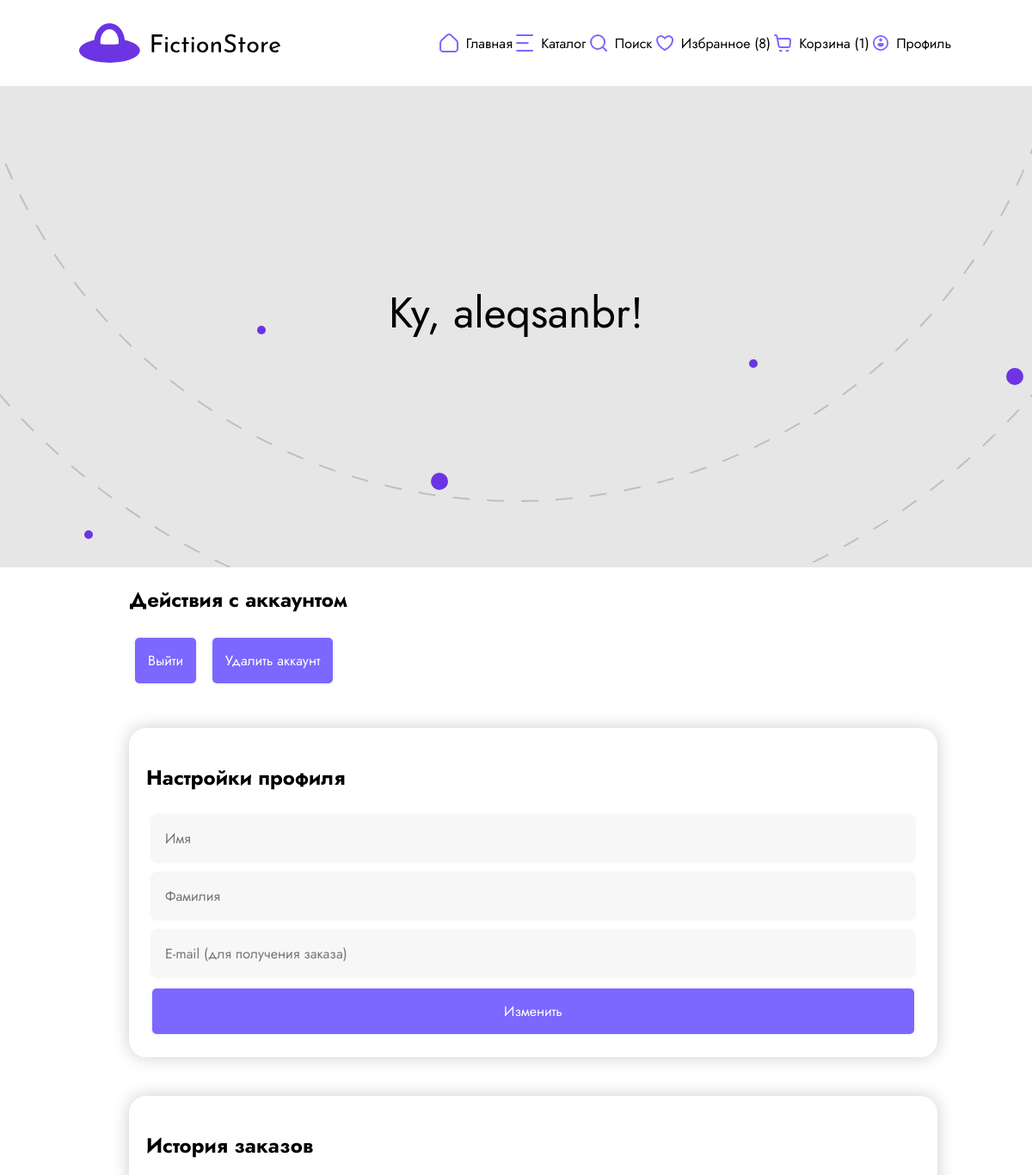
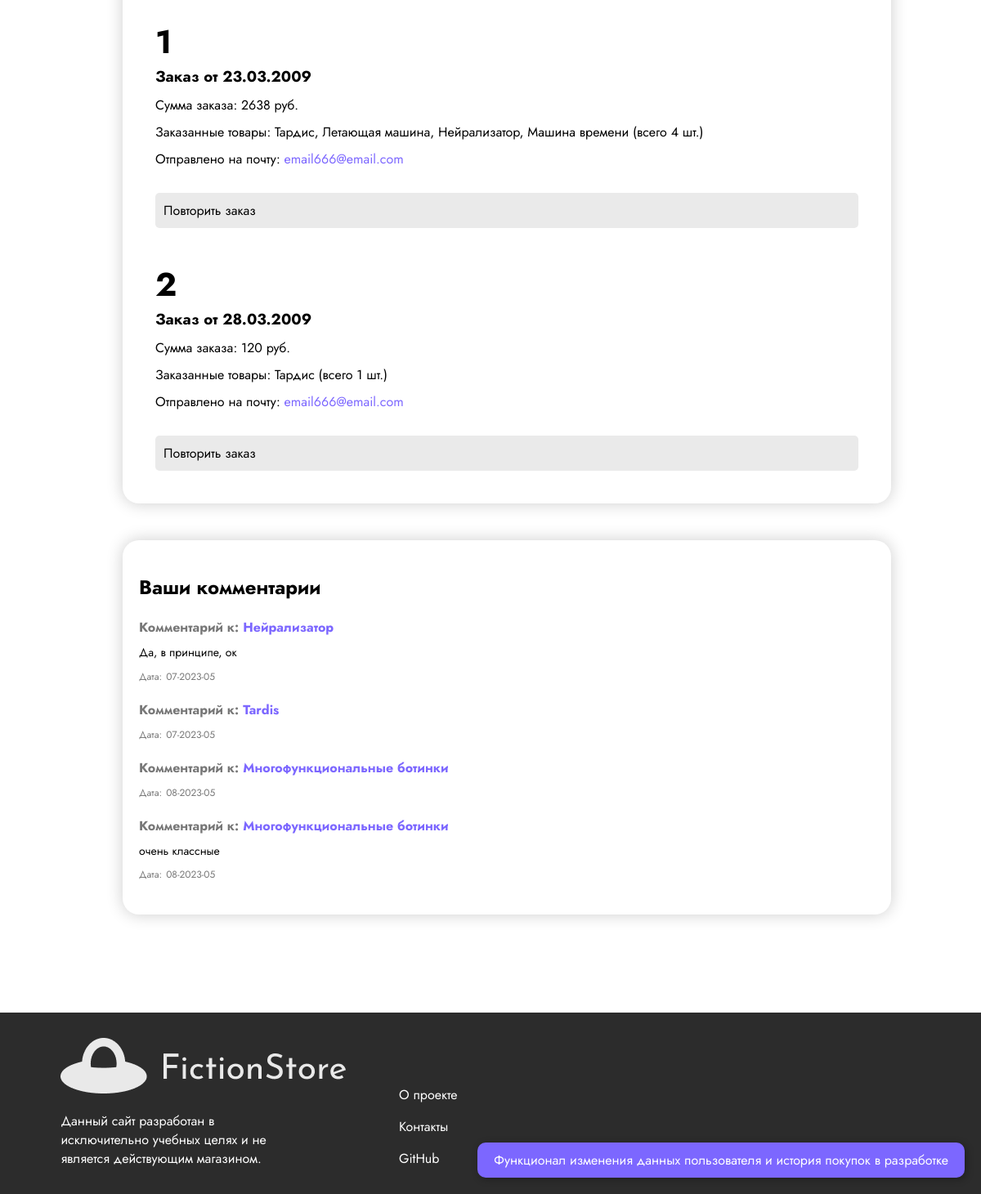
The page /profile (signed in) on the database its author committed (2 pictures, top to bottom).
### app/models.py (models this page shows)
class User(db.Model):
    __tablename__ = "user"
    id          = db.Column(db.Integer, primary_key=True)
    email       = db.Column(db.String(100), nullable=False, unique=True)
    password    = db.Column(db.String(100), nullable=False)
    token       = db.Column(db.String(100), nullable=False, unique=True)
    name        = db.Column(db.String(50), nullable=False)
    surname     = db.Column(db.String(50))
    comments    = db.relationship("Comment", backref="user")
    basket      = db.relationship("Item", secondary=basket, backref=db.backref('users_have_basket'))
    favourites  = db.relationship("Item", secondary=favourites, backref=db.backref('users_have_fav'))

class Comment(db.Model):
    __tablename__ = "comment"
    id          = db.Column(db.Integer, primary_key=True)
    user_id     = db.Column(db.Integer, db.ForeignKey('user.id'))
    item_id     = db.Column(db.Integer, db.ForeignKey('item.id'))
    date        = db.Column(db.String(10), nullable=False) # "day.month.year"
    score       = db.Column(db.Integer, nullable=False)
    pros        = db.Column(db.String(400))
    cons        = db.Column(db.String(400))
    text        = db.Column(db.String(800))

class Item(db.Model):
    __tablename__ = "item"
    id              = db.Column(db.Integer, primary_key=True)
    title           = db.Column(db.String(100), nullable=False)
    price           = db.Column(db.Float, nullable=False)
    description     = db.Column(db.String(1000), nullable=False)
    images          = db.Column(db.JSON) # [ "str", ... ]
    colors          = db.Column(db.JSON) # [ "str", ... ]
    science         = db.Column(db.JSON) # [ "str", ... ]
    comments        = db.relationship("Comment", backref="item")

### app/controllers.py (the view)
@app.route('/profile', methods=['GET'])
def profile():
    if not (user := authToken(request)):
        return redirect('/login')
    favs_len, basket_len = favs_basket_len(user, False)
    return render_template('profile.html', favs_len=favs_len,
                           basket_len=basket_len, user=user)

### app/controllers.py (called while the page is built)
def authToken(request):
    token = request.cookies.get('token')
    if token and (user := db.session.query(User).filter_by(token=token).first()):
        return user
    return False

def favs_basket_len(user, cookies):
    if user:
        return len(user.favourites), len(user.basket)
    return len(cookies.get('favourites') or "")//2, len(cookies.get('basket') or "")//2

### app/templates/profile.html (shortened to what this page needs)
<!DOCTYPE html>
<html>
<head>
    <link rel="stylesheet" href="static/styles/style.css">
</head>
<body>
<header>
    <div class="navigator">
        <a href="/" style="display: contents;"><img src="static/img/gui/logo.svg"></a>
        <nav class="hide">
                <span>
                    <img src="static/img/gui/home.svg">
                    <a href="/">Главная</a>
                </span>
            <span>
                    <img src="static/img/gui/Catalog.svg">
                    <a href="catalog">Каталог</a>
                </span>
            <span>
                    <img src="static/img/gui/Search.svg">
                    <a href="/#search">Поиск</a>
                </span>
            <span>
                    <img src="static/img/gui/favourite.svg">
                    <a href="favourites">Избранное ({{ favs_len }})</a>
                </span>
            <span>
                    <img src="static/img/gui/backets.svg">
                    <a href="basket">Корзина ({{ basket_len }})</a>
                </span>
            <span>
                    <img src="static/img/gui/Profile.svg">
                    <a href="profile">Профиль</a>
                </span>
        </nav>
    </div>
</header>
<main>
    <h1>Ку, {{ user.name }}!</h1>
</main>
<div class="types">
    <div class="catalog">
        <form method="post">
            <span>
                <h2>Действия с аккаунтом</h2>
            </span>
            <button formaction="/logout" class="itemcomm_submit">Выйти</button>
            <button formaction="/" class="itemcomm_submit">Удалить аккаунт</button>
        </form>
        <form class="itemcomm_form" style="margin-top: 5%">
            <span>
                <h2>Настройки профиля</h2>
            </span>
            <span>
                <input style="padding: 15px; width: 100%" class="textrange-field" type="text" name="user-name"
                   placeholder="Имя">
            </span>
            <span>
                <input style="padding: 15px; width: 100%" class="textrange-field" type="text" name="user-surname"
                    placeholder="Фамилия">
            </span>
            <span>
                <input style="padding: 15px; width: 100%" class="textrange-field" type="email" name="email"
                    placeholder="E-mail (для получения заказа)">
            </span>
            <span>
                <input type="submit" style="padding: 15px; width: 100%" class="itemcomm_submit" value="Изменить">
            </span>
        </form>
        <form class="itemcomm_form" style="margin-top: 5%">
            <h2>История заказов</h2>
            <ol class="orders">
                <li>
                    <h3>Заказ от 23.03.2009</h3>
                    <p>Сумма заказа: 2638 руб.</p>
                    <p>Заказанные товары: Тардис, Летающая машина, Нейрализатор, Машина времени (всего 4 шт.)</p>
                    <p>Отправлено на почту: <a href="mailto:email666@email.com">email666@email.com</a></p>
                    <a class="repeat-order" href="#">Повторить заказ</a>
                </li>
                <li>
                    <h3>Заказ от 28.03.2009</h3>
                    <p>Сумма заказа: 120 руб.</p>
                    <p>Заказанные товары: Тардис (всего 1 шт.)</p>
                    <p>Отправлено на почту: <a href="mailto:email666@email.com">email666@email.com</a></p>
                    <a class="repeat-order" href="#">Повторить заказ</a>
                </li>
            </ol>
        </form>
        <form class="itemcomm_form" style="margin-top: 5%">
            <span>
                <h2>Ваши комментарии</h2>
            </span>
            <ul class="profilepage_comments">
                {% for comment in user.comments %}
                <li>
                    <h4 class="profilepage_comment-item"><a href="/product?id={{ comment.item.id }}">{{ comment.item.title }}</a></h4>
                    <p class="profilepage_comment-text">{{ comment.text }}</p>
                    <div class="profilepage_comment-metadata">
                        <span class="profilepage_comment-date">{{ comment.date }}</span>
                    </div>
                </li>
                {% endfor %}
            </ul>
        </form>
    </div>
</div>
<div class="notification">
</div>
<footer>
    <div class="annotation">
        <img src="static/img/gui/white_logo.png">
        <p>Данный сайт разработан в исключительно учебных целях и не является действующим магазином.</p>
    </div>
    <div class="nav_footer">
        <a href="https://github.com/BeidinaDaria/Fiction-store/blob/main/README.md">
            <p>О проекте</p>
        </a>
        <a href="https://github.com/BeidinaDaria/Fiction-store/blob/main/README.md">
            <p>Контакты</p>
        </a>
        <a href="https://github.com/BeidinaDaria/Fiction-store.git">
            <p>GitHub</p>
        </a>
    </div>
</footer>
</body>
</html>

### rows shown on the page
User: name "aleqsanbr"
Comment: item "Нейрализатор", text "Да, в принципе, ок", date "07-2023-05"
Comment: item "Tardis", date "07-2023-05"
Comment: item "Многофункциональные ботинки", date "08-2023-05"
Comment: item "Многофункциональные ботинки", text "очень классные", date "08-2023-05"

### other values the page prints
{{ favs_len }} "8"
{{ basket_len }} "1"
